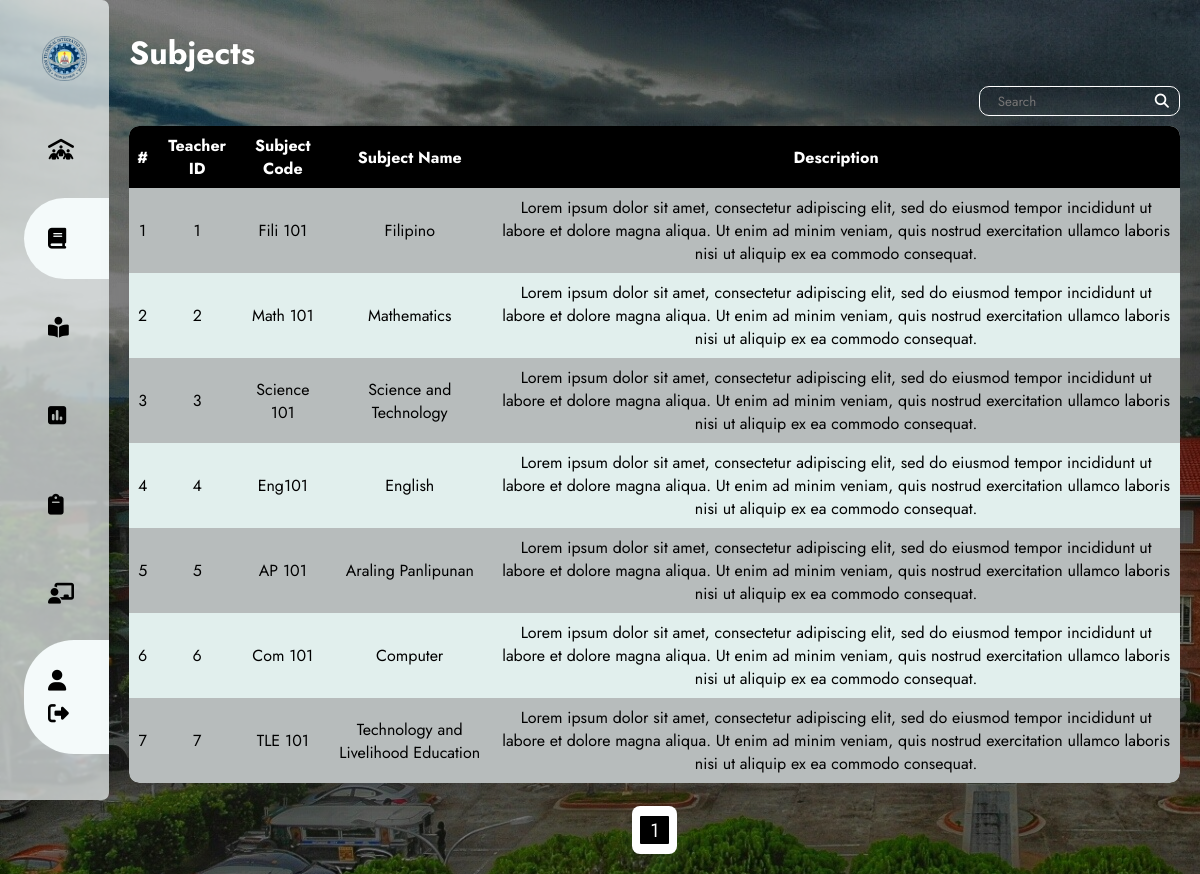
Screenshot of /pages/studentSubject.php (signed in) with the database file from the repository.
### tables this page shows
CREATE TABLE `subjects` (
  `subjectID` int(11) NOT NULL,
  `teacherID` int(11) DEFAULT NULL,
  `subjectCode` varchar(50) DEFAULT NULL,
  `subject_name` varchar(100) DEFAULT NULL,
  `description` text NOT NULL
);

### pages/studentSubject.php (the view, shortened to what this page needs)
<?php
include("../phpFiles/dbConnect.php");
$searchKeyword = "";
if (isset($_GET["searchKeyword"])) {
    $searchKeyword = $_GET["searchKeyword"];
    $sql = "SELECT * FROM subjects WHERE subjectID LIKE '%$searchKeyword%' OR teacherID LIKE '%$searchKeyword%' OR subjectCode LIKE '%$searchKeyword%' OR subject_name LIKE '%$searchKeyword%' OR description LIKE '%$searchKeyword%'";
} else {
    $sql = "SELECT * FROM subjects";
}
$result = $connect->query($sql);
?>
 <!DOCTYPE html>
<html lang="en">
<head>
    <link rel="stylesheet" href="../styles/reviews.css">
    <?php include('header.php'); ?>
</head>
<body>
    <div class="container">
        <?php
            include('../components/ssidebar.php');
        ?>
        <main>
          <h1>Subjects</h1>
          <div class="main-content">
            <div class="contain">
              <form action="<?php echo htmlspecialchars($_SERVER["PHP_SELF"]); ?>" method="get" class="search" id="upd-form">
                <input type="text" name="searchKeyword" value="<?php echo $searchKeyword; ?>" placeholder="  Search">
                <i class="fa-solid fa-magnifying-glass"></i>
              </form>
            </div>
            <?php
              echo "<table>";
              echo "<tr><th>#</th><th>Teacher ID</th><th>Subject Code</th><th>Subject Name</th><th>Description</th></tr>";
              if ($result->num_rows > 0) {
                  while ($row = $result->fetch_assoc()) {
                    echo "<tr>";
                    echo "<td>" . $row["subjectID"] . "</td>";
                    echo "<td>" . $row["teacherID"] . "</td>";
                    echo "<td>" . $row["subjectCode"] . "</td>";
                    echo "<td>" . $row["subject_name"] . "</td>";
                    echo "<td>" . $row["description"] . "</td>";
                  }
                  echo "</div>";
                } else {
                    echo "<tr><td colspan = '12' id = 'noRes'>No Results</td></tr>";
                }
                echo "</table><br>";
            ?>
            <div class = "paginationCont">
                    <div class = "paginationMain">
                        <?php
                            include("../pages/pagination.php");
                        ?>
                    </div>
                </div>
        </main>
  </div>
</body>
</html>

### styles/reviews.css (style rules this page uses)
:root { --bg: #f4fafa; --bg-darker: #eaf4f3; --teal: #38a095; --lightgreen: #cce1df; --lightblue: #90cac4; --blue: #8edaf1; }
* { margin: 0; padding: 0; outline: none; border: none; text-decoration: none; box-sizing: border-box; font-family: "Jost", sans-serif; }
body { background-image: linear-gradient(rgba(0, 0, 0, 0.5), rgba(0, 0, 0, 0.5)),url("../images/bths.jpg"); }
.container { display: flex; }
main { position: relative; padding: 20px; width: calc(100% - 100px); }
.contain { height: 30px; display: flex; justify-content: flex-end; gap: 15px; }
.button, .search { font-size: 1.2em; background: none; }
.search { display: flex; border: 1px solid white; border-radius: 10px; padding-left: 10px; }
.search input { background: none; }
.search i { color: white; font-size: 0.8875rem; padding: 0 10px 0 5px; align-self: center; }
h1 { padding: 10px 0; color: white; }
.main-content { text-align: center; }
table { overflow: hidden; border-radius: 10px; margin-top: 10px; border-collapse: collapse; width: 100%; box-shadow: rgba(100, 100, 111, 0.2) 0px 7px 29px 0px; }
th, td { padding: 8px; text-align: center; word-wrap: break-word; }
th { background-color: black; color: white; }
tr:nth-child(even) { background-color: #b7bcbc; -webkit-backdrop-filter: blur(1px); backdrop-filter: blur(1px); }
tr:nth-child(odd) { background-color: #E1EFED; }
.paginationCont { display: flex; justify-content: center; align-items: center; }
.paginationMain { display: flex; justify-content: center; align-items: center; height: 3em; border-radius: 0.5rem; background-color: white; color: white; box-shadow: rgba(100, 100, 111, 0.2) 0px 7px 29px 0px; padding: 0.5em }

### styles/adminDashboard.css (style rules this page uses)
* { margin: 0; padding: 0; box-sizing: border-box; font-family: 'Jost', sans-serif; }
body { margin: 0; padding: 0; background-image: linear-gradient(rgba(0, 0, 0, 0.5), rgba(0, 0, 0, 0.5)),url("../images/bths.jpg"); background-repeat: no-repeat; background-attachment:fixed; height: 100vh; }

### styles/sidebar.css (style rules this page uses)
* { font-family: 'Jost', sans-serif; }
:root { --green: #39a096; --lightblue: #a0cad8; --white: #f4f4f4; --darkwhite: #f4fafa; }

### rows the page displays
subjects: subjectID "1", teacherID "1", subjectCode "Fili 101", subject_name "Filipino", description "Lorem ipsum dolor sit amet, consectetur adipiscing elit, sed do eiusmod tempor incididunt ut labore et dolore magna aliqua. Ut enim ad minim veniam, quis nostrud exercitation ullamco laboris nisi ut aliquip ex ea commodo consequat."
subjects: subjectID "2", teacherID "2", subjectCode "Math 101", subject_name "Mathematics", description "Lorem ipsum dolor sit amet, consectetur adipiscing elit, sed do eiusmod tempor incididunt ut labore et dolore magna aliqua. Ut enim ad minim veniam, quis nostrud exercitation ullamco laboris nisi ut aliquip ex ea commodo consequat."
subjects: subjectID "3", teacherID "3", subjectCode "Science 101", subject_name "Science and Technology", description "Lorem ipsum dolor sit amet, consectetur adipiscing elit, sed do eiusmod tempor incididunt ut labore et dolore magna aliqua. Ut enim ad minim veniam, quis nostrud exercitation ullamco laboris nisi ut aliquip ex ea commodo consequat."
subjects: subjectID "4", teacherID "4", subjectCode "Eng101", subject_name "English", description "Lorem ipsum dolor sit amet, consectetur adipiscing elit, sed do eiusmod tempor incididunt ut labore et dolore magna aliqua. Ut enim ad minim veniam, quis nostrud exercitation ullamco laboris nisi ut aliquip ex ea commodo consequat."
subjects: subjectID "5", teacherID "5", subjectCode "AP 101", subject_name "Araling Panlipunan", description "Lorem ipsum dolor sit amet, consectetur adipiscing elit, sed do eiusmod tempor incididunt ut labore et dolore magna aliqua. Ut enim ad minim veniam, quis nostrud exercitation ullamco laboris nisi ut aliquip ex ea commodo consequat."
subjects: subjectID "6", teacherID "6", subjectCode "Com 101", subject_name "Computer", description "Lorem ipsum dolor sit amet, consectetur adipiscing elit, sed do eiusmod tempor incididunt ut labore et dolore magna aliqua. Ut enim ad minim veniam, quis nostrud exercitation ullamco laboris nisi ut aliquip ex ea commodo consequat."
subjects: subjectID "7", teacherID "7", subjectCode "TLE 101", subject_name "Technology and Livelihood Education", description "Lorem ipsum dolor sit amet, consectetur adipiscing elit, sed do eiusmod tempor incididunt ut labore et dolore magna aliqua. Ut enim ad minim veniam, quis nostrud exercitation ullamco laboris nisi ut aliquip ex ea commodo consequat."
